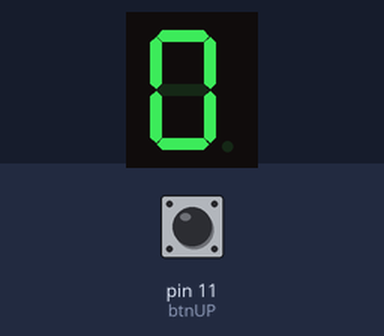
A sketch run on a simulated Arduino Uno, built with avr-gcc and run on an emulated ATmega328P. Shown: 1-digit seven-segment display. Wiring (inferred from the names in the program): 1-digit 7-segment display, segments lit when HIGH: segments pin 2, pin 3, pin 4, pin 5, pin 6, pin 7, pin 8. Inputs (shaded band) come from the test bench; at power-on: pin 11 (btnUP) HIGH. The segment pins are drawn as the display they are named for.

Above: at 1.2 s.
1.3 s: pin 11 (btnUP) pulled LOW for 0.15 s
At 2.3 s:
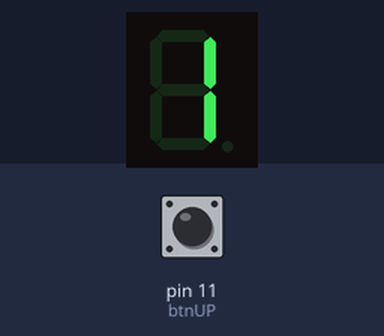
3.0 s: pin 11 (btnUP) pulled LOW for 1 s
At 5.2 s:
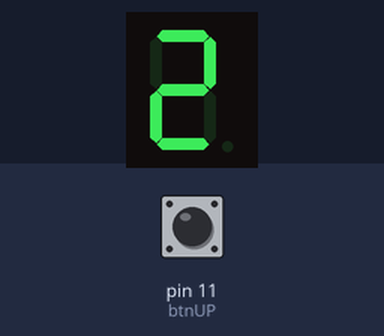
5.5 s: pin 11 (btnUP) pulled LOW for 0.15 s
At 6.6 s:
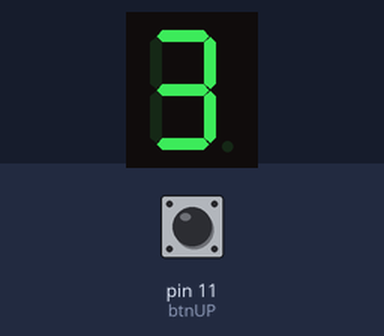
7.2 s: pin 11 (btnUP) pulled LOW for 1 s
At 8.6 s:
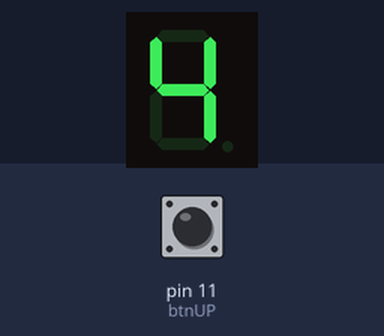
Timing chart, 0 to 10.2 s (numbered marks = the images above; inputs shaded):
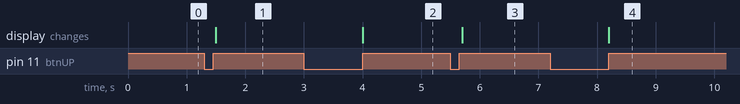

Measured:
- after the input at 1.3 s, the display: changes after 0.20 s (image 1)
- after the input at 3.0 s, the display: changes after 1.0 s (image 2)
- after the input at 5.5 s, the display: changes after 0.20 s (image 3)
- after the input at 7.2 s, the display: changes after 1.0 s (image 4)

The sketch:

contador_display.ino
```cpp
const int segPins[] = {2, 3, 4, 5, 6, 7, 8};
const int btnUP = 11;


const byte digitos[10][7] = {
 {1,1,1,1,1,1,0}, // 0
 {0,1,1,0,0,0,0}, // 1
 {1,1,0,1,1,0,1}, // 2
 {1,1,1,1,0,0,1}, // 3
 {0,1,1,0,0,1,1}, // 4
 {1,0,1,1,0,1,1}, // 5
 {1,0,1,1,1,1,1}, // 6
 {1,1,1,0,0,0,0}, // 7
 {1,1,1,1,1,1,1}, // 8
 {1,1,1,1,0,1,1}  // 9
};


int contador = 0;


void setup() {
 for (int i = 0; i < 7; i++) {
   pinMode(segPins[i], OUTPUT);
 }
 pinMode(btnUP, INPUT_PULLUP);
}


void loop() {
 if (digitalRead(btnUP) == LOW) {
   delay(200);
   contador++;
   if (contador > 9) contador = 0;
   while(digitalRead(btnUP) == LOW);
 }
  for (int i = 0; i < 7; i++) {
   digitalWrite(segPins[i], digitos[contador][i]);
 }
}
```
